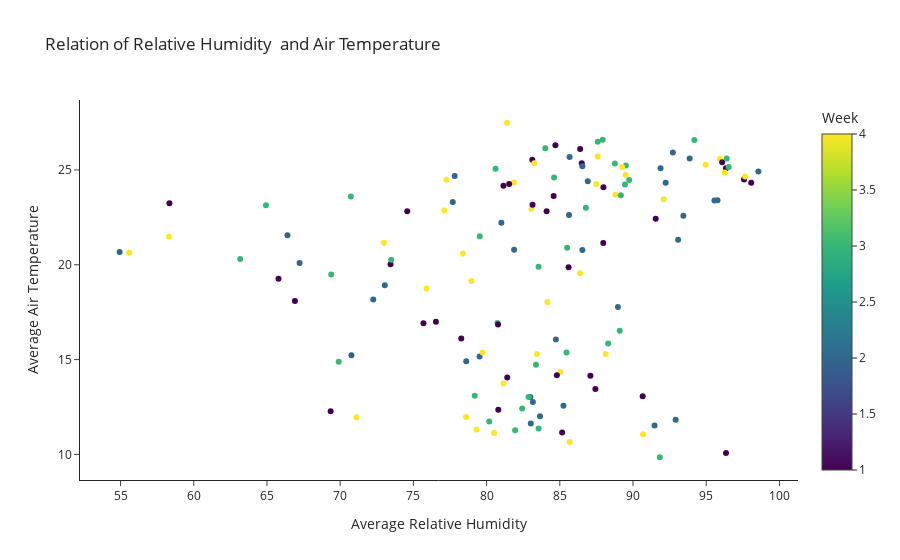

The notebook cell saved with this chart:
### Code cell
pio.templates.default = "simple_white"
fig = px.scatter(w,y='Average Air Temperature',x='Average Relative Humidity',color="Week",title="Relation of Relative Humidity  and Air Temperature")
fig.show()

### Figure 1 — Plotly figure (JSON) as saved in the notebook; plotly's stock layout.template omitted (floating-point values rounded to 4 significant figures; data arrays with more than 128 entries replaced by an {"elided": "..."} marker saying what was removed)
{"data": [{"hovertemplate": "Average Relative Humidity=%{x}<br>Average Air Temperature=%{y}<br>Week=%{marker.color}<extra></extra>", "legendgroup": "", "marker": {"color": {"elided": "140 int values"}, "coloraxis": "coloraxis", "symbol": "circle"}, "mode": "markers", "name": "", "orientation": "v", "showlegend": false, "type": "scatter", "x": {"elided": "140 float values"}, "xaxis": "x", "y": {"elided": "140 float values"}, "yaxis": "y"}], "layout": {"coloraxis": {"colorbar": {"title": {"text": "Week"}}, "colorscale": [[0, "#440154"], [0.1111, "#482878"], [0.2222, "#3e4989"], [0.3333, "#31688e"], [0.4444, "#26828e"], [0.5556, "#1f9e89"], [0.6667, "#35b779"], [0.7778, "#6ece58"], [0.8889, "#b5de2b"], [1, "#fde725"]]}, "legend": {"tracegroupgap": 0}, "title": {"text": "Relation of Relative Humidity  and Air Temperature"}, "xaxis": {"anchor": "y", "domain": [0, 1], "title": {"text": "Average Relative Humidity"}}, "yaxis": {"anchor": "x", "domain": [0, 1], "title": {"text": "Average Air Temperature"}}}}
